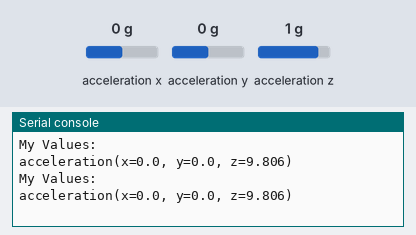
Bench run of a program on a simulated Raspberry Pi Pico running CircuitPython. Parts: the last lines printed to the serial console. The inputs (shaded band) are chosen by the test bench; at power-on: acceleration x 0 g, acceleration y 0 g, acceleration z 1 g.

Above: at 1.2 s.
1.3 s: acceleration x set to -1.4 g
At 2.6 s:
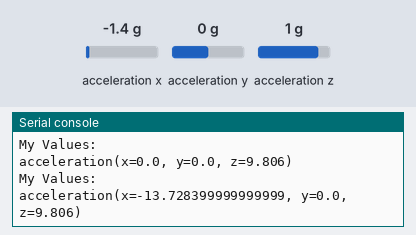
2.8 s: acceleration y set to -1.4 g
At 3.4 s:
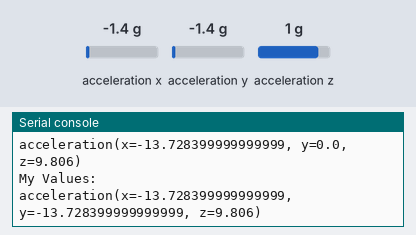
4.3 s: acceleration z set to -1.4 g
At 5.8 s:
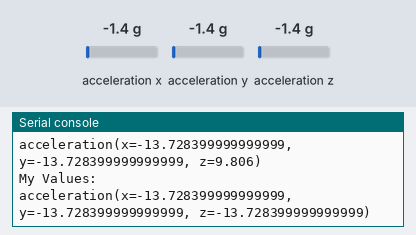

Measured:
- after the input at 1.3 s, the serial console: prints a new line after 0.70 s (image 1)
- after the input at 2.8 s, the serial console: prints a new line after 0.20 s (image 2)
- after the input at 4.3 s, the serial console: prints a new line after 0.71 s (image 3)

The program:

Crash_Avoidance_Part_1__Accelerometer_.py
```python
import adafruit_mpu6050
import busio
import board
import time
import digitalio

sda_pin = board.GP14
scl_pin = board.GP15
i2c = busio.I2C(scl_pin, sda_pin)
mpu = adafruit_mpu6050.MPU6050(i2c)

while True:
    print("My Values:")
    print(mpu.acceleration)
    time.sleep(1)
```
